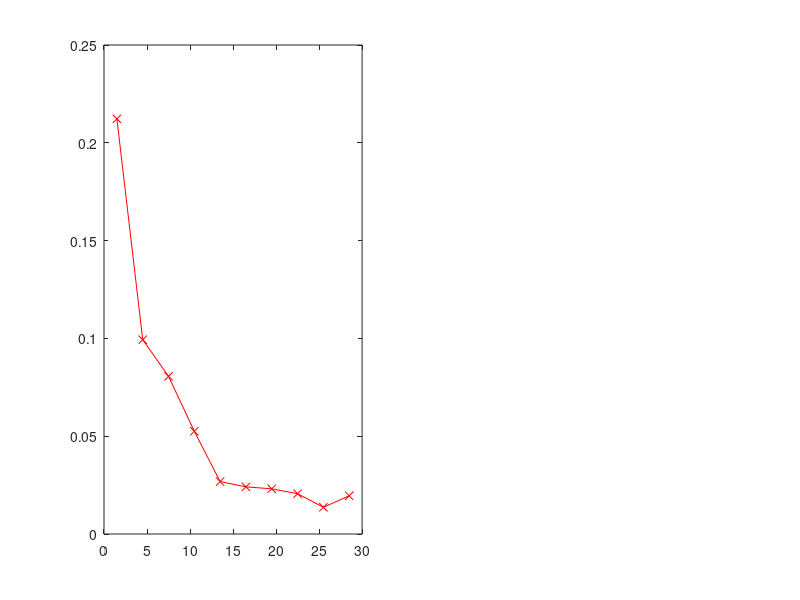

Source code (MATLAB): (Note: this script raises an error after producing the figure.)
load('training_iter.mat');

xx=0.05:0.1:0.95;
for i=1:1:size(xx,2)
rpf(i,1)=sum(rmse_pitch_frac(:,i))/9;
end
for i=1:1:size(xx,2)
ryf(i,1)=sum(rmse_yaw_frac(:,i))/9;
end
figure
subplot(1,2,1)
plot(xx*30,rpf,'r-x');
hold all
subplot(1,2,1)
plot(xx*30,ryf,'b:O');
xlabel('Training user data duration (sec)')
ylabel('RMSE')
legend('Pitch','Yaw');
hold all
xx=10:10:100;
for i=1:1:size(xx,2)
rpi(i,1)=sum(rmse_pitch_iter(:,i))/9;
end
for i=1:1:size(xx,2)
ryi(i,1)=sum(rmse_yaw_iter(:,i))/9;
end


subplot(1,2,2)
plot(xx,rpi,'r-x');
hold all
subplot(1,2,2)
plot(xx,ryi,'b:O');
xlabel('Max training epochs (iterations)')
ylabel('RMSE')
legend('Pitch','Yaw');
